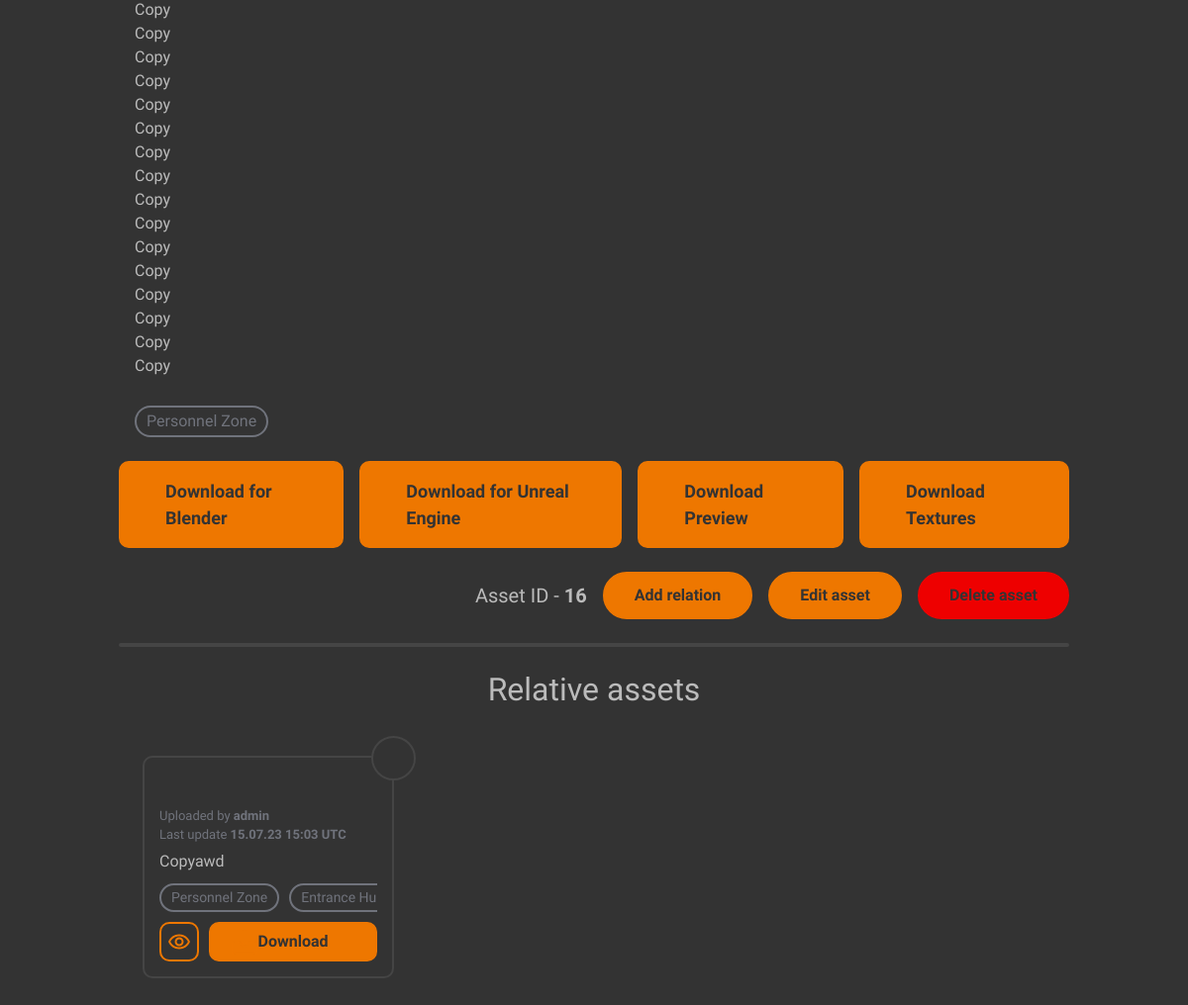
The app's page /view/16/ (signed in, lower part), older data.
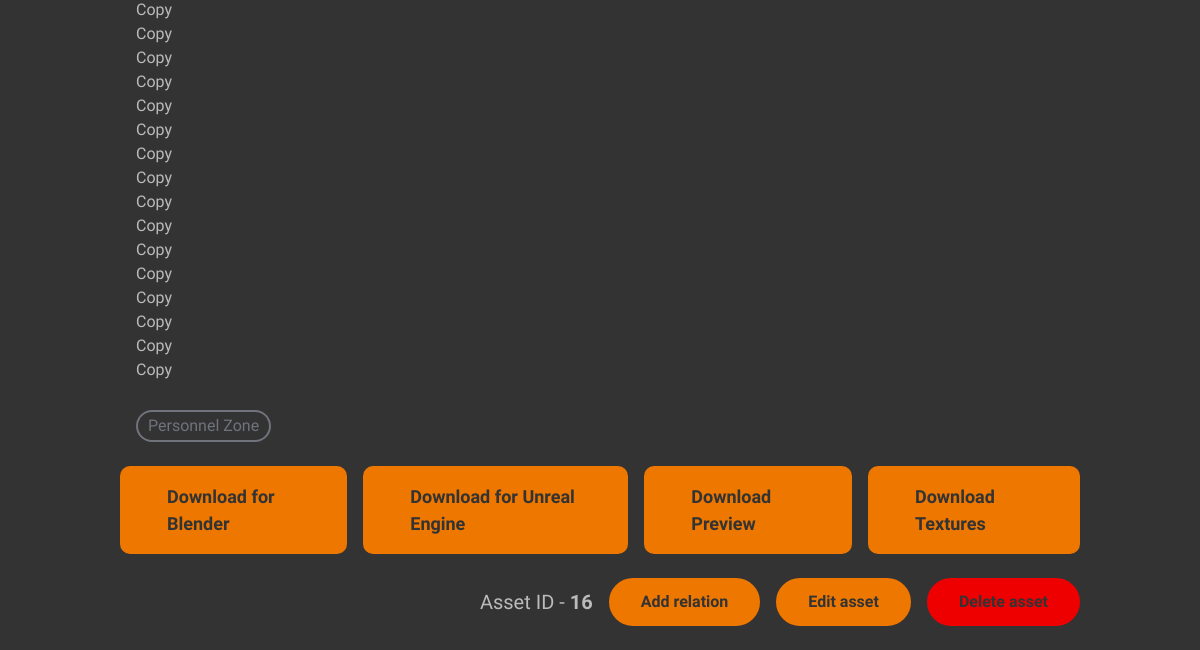
The same page, newer data.
### content/models.py (models this page shows, shortened)
class AssetTag(models.Model):
    class Meta:
        verbose_name = "Asset Tag"
        verbose_name_plural = "Asset Tags"
    name = models.CharField(max_length=50)
    category = models.ForeignKey(AssetTagCategory, on_delete=models.CASCADE)

class Asset(models.Model):
    class Meta:
        verbose_name = "Asset"
        verbose_name_plural = "Assets"
        permissions = [
            ("see_own", "Can see own added assets"),
            ("see_others", "Can see others added assets"),
            ("edit_own", "Can edit own assets"),
            ("edit_others", "Can edit others assets"),
            ("delete_own", "Can delete own assets"),
            ("delete_others", "Can delete others assets"),
            ("upload", "Can upload assets")
        ]
    def content_path(instance, filename):
        print(instance)
        return 'meshes/{0}/{1}'.format(instance.id, filename)
    name = models.TextField()
    description = models.TextField()
    author = models.ForeignKey(User, on_delete=models.SET_NULL, null=True)
    last_update = models.DateTimeField(default=datetime.now, blank=True)
    blender_mesh = models.FileField(upload_to=content_path, null=True)
    fbx_mesh = models.FileField(upload_to=content_path, null=True)
    preview_mesh = models.FileField(upload_to=content_path, null=True)
    textures = models.ManyToManyField(Texture)
    tags = models.ManyToManyField(AssetTag)
    favorites = models.ManyToManyField(User, related_name="users_favorites")
    def delete(self, *args, **kwargs):
        self.blender_mesh.delete()
        self.fbx_mesh.delete()
        self.preview_mesh.delete()
        dir_path = os.path.abspath(os.path.join(settings.MEDIA_ROOT, 'meshes', str(self.pk)))
        if os.path.exists(dir_path):
            os.rmdir(dir_path)
        for texture in self.textures.all():
            texture.delete()
        return super().delete(args, kwargs)

### content/views.py (the view, shortened to what this page needs)
# urls.py: path("view/<int:asset_pk>/", views.view_view, name='asset_view'),
@login_required(login_url='/auth/', redirect_field_name=None)
def view_view(request: HttpRequest, asset_pk):
    asset = Asset.objects.filter(pk=asset_pk)
    if not asset.exists():
        return redirect('library')
    asset = asset.first()
    if not request.user.has_perm("content.see_own") and asset.author == request.user:
        return redirect('library')
    if not request.user.has_perm("content.see_others") and asset.author != request.user:
        return redirect('library')
    return render(request, "content/view.html", { 'asset': asset, 'relatives': list(map(lambda el: (el.pk, el.second), asset.first_asset.all())) + list(map(lambda el: (el.pk, el.first), asset.second_asset.all())) })

### content/templates/content/view.html (shortened to what the changed rows need)
<!DOCTYPE html>
<html>
    <head>
        <link href="https://cdn.jsdelivr.net/npm/bootstrap@5.2.3/dist/css/bootstrap.min.css" rel="stylesheet">
        {% load static %}
        <link href="{% static 'main/common.css' %}" rel="stylesheet">
        <link href="{% static 'content/view.css' %}" rel="stylesheet">
    </head>
    <body>
        <div class="content">
            <div class="adjusted-content mx-auto">
                <div class="d-flex flex-column my-4 gap-3">
                    <div class="flex-fill d-flex flex-column">
                        <div class="mx-3 mt-4 mb-0 d-flex gap-2 flex-wrap">
                            {% for tag in asset.tags.all %}
                            <div class="tag">
                                {{ tag.name }}
                            </div>
                            {% endfor %}
                        </div>
                    </div>
                </div>
                <div class="d-flex flex-row my-4 gap-3 justify-content-between">
                    {% if asset.blender_mesh %}
                    <a href="{{ asset.blender_mesh.url }}" download class="download-button">
                    </a>
                    {% endif %}
                    {% if asset.fbx_mesh %}
                    <a href="{{ asset.fbx_mesh.url }}" download class="download-button">
                    </a>
                    {% endif %}
                    {% if asset.preview_mesh %}
                    <a href="{{ asset.preview_mesh.url }}" download class="download-button">
                    </a>
                    {% endif %}
                    <a href="{% url 'download_textures' asset.pk %}" id="texturesDownload" download class="download-button">
                    </a>
                </div>
                <div class="d-flex flex-row-reverse my-4 gap-3">
                    {% if perms.content.delete_own and asset.author == user or perms.content.delete_others and asset.author != user %}
                    <button class="delete-button" data-bs-toggle="modal" data-bs-target="#deleteModal">
                    </button>
                    {% endif %}
                    {% if perms.content.edit_own and asset.author == user or perms.content.edit_others and asset.author != user %}
                    <a class="edit-button" href="{% url 'asset_edit' asset.pk %}">
                    </a>
                    <button class="edit-button" data-bs-toggle="modal" data-bs-target="#addRelationModal"">
                    </button>
                    <h5 class="my-auto">
                    </h5>
                    {% endif %}
                </div>
                {% if relatives %}
                <div class="vertical-rule"></div>
                <h2 class="my-4 text-center">Relative assets</h2>
                <div class="d-flex flex-nowrap text-nowrap gap-5 align-items-start my-4 relatives-list p-4">
                    {% for id, relative_asset in relatives %}
                        <div class="search-result-card">
                            <div class="remove-relative-container">
                                <label class="remove-relative-label">
                                </label>
                            </div>
                            <p class="card-author">Uploaded by <b>{{ relative_asset.author }}</b></p>
                            <p class="card-date">Last update <b>{{ relative_asset.last_update|date:"d.m.y H:i" }} UTC</b></p>
                            <p class="card-model-name">{{ relative_asset.name }}</p>
                            <div class="card-model-tags d-flex flex-nowrap text-nowrap">
                                {% for tag in relative_asset.tags.all %}
                                    <div>{{ tag.name }}</div>
                                {% endfor %}
                            </div>
                            <div class="card-links">
                                <a href="{% url 'asset_view' relative_asset.pk %}" class="card-link"></a>
                                <a href="{% url 'download_asset' relative_asset.pk %}" download class="card-download">Download</a>
                            </div>
                        </div>
                    {% endfor %}
                </div>
                {% endif %}
            </div>
        </div>
    </body>
</html>

Row changes from the older to the newer data that the page shows:
removed Asset: author "admin", last_update "15.07.23 15:03", name "Copyawd", AssetTag (name "Personnel Zone")
no longer on this page (row unchanged): AssetTag: name "Entrance…", shown under "admin"
Text that changed along with them:
text no longer shown: "Relative assets"
